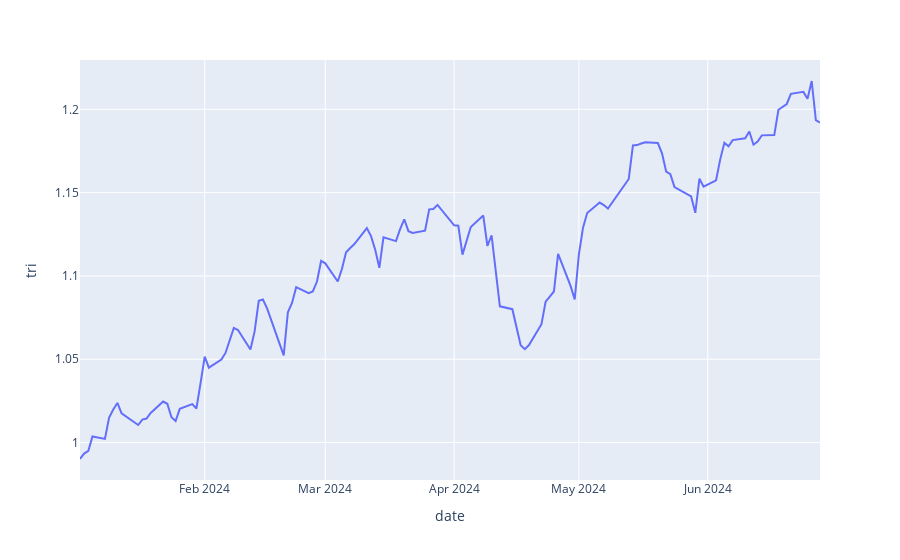

The cell this chart's notebook holds for it:
### Code cell
# create return matrix
df_returns = pd.read_csv('data/returns.csv')
df_returns['date']= pd.to_datetime(df_returns['date']).apply(lambda d: d.date())
df_returns = df_returns[df_returns['date']>=start_test]
df_returns = df_returns.pivot(index='date', columns='security', values='return1')

def plot_payoff(df_buys):

    df = df_buys.copy()

    # Check that we have exactly 10 buys each day (exclude date column from sum)
    numeric_cols = [col for col in df.columns if col != 'date']
    assert (df[numeric_cols].sum(axis=1)==10).sum() == len(df), '---> must have exactly 10 buys each day'

    # matrix of buys
    df_payoff = df[['date']].copy()
    del df['date']
    arr_buys = np.array(df)
    arr_buys = arr_buys*(1/n_buys) # equally weighted

    # return matrix - only get the values, not the index
    arr_ret = df_returns.values  # Use .values to get only the numeric data
    arr_ret = arr_ret + 1

    df_payoff['payoff'] = (arr_buys * arr_ret @ np.ones(len(df_sectors)).reshape((len(df_sectors), 1)))[:, 0]
    df_payoff['tri'] = df_payoff['payoff'].cumprod()

    fig_payoff = px.line(df_payoff, x='date', y='tri')
    fig_payoff.show()

    print(f"---> payoff for these buys between period {df_payoff['date'].min()} and {df_payoff['date'].max()} is {(df_payoff['tri'].values[-1]-1)*100 :.2f}%")

    return df_payoff

df_payoff = plot_payoff(df_buys)

### Figure 1 — Plotly figure (JSON) as saved in the notebook; plotly's stock layout.template omitted (floating-point values rounded to 4 significant figures)
{"data": [{"hovertemplate": "date=%{x}<br>tri=%{y}<extra></extra>", "legendgroup": "", "line": {"color": "#636efa", "dash": "solid"}, "marker": {"symbol": "circle"}, "mode": "lines", "name": "", "orientation": "v", "showlegend": false, "type": "scatter", "x": ["2024-01-02", "2024-01-03", "2024-01-04", "2024-01-05", "2024-01-08", "2024-01-09", "2024-01-10", "2024-01-11", "2024-01-12", "2024-01-16", "2024-01-17", "2024-01-18", "2024-01-19", "2024-01-22", "2024-01-23", "2024-01-24", "2024-01-25", "2024-01-26", "2024-01-29", "2024-01-30", "2024-01-31", "2024-02-01", "2024-02-02", "2024-02-05", "2024-02-06", "2024-02-07", "2024-02-08", "2024-02-09", "2024-02-12", "2024-02-13", "2024-02-14", "2024-02-15", "2024-02-16", "2024-02-20", "2024-02-21", "2024-02-22", "2024-02-23", "2024-02-26", "2024-02-27", "2024-02-28", "2024-02-29", "2024-03-01", "2024-03-04", "2024-03-05", "2024-03-06", "2024-03-07", "2024-03-08", "2024-03-11", "2024-03-12", "2024-03-13", "2024-03-14", "2024-03-15", "2024-03-18", "2024-03-19", "2024-03-20", "2024-03-21", "2024-03-22", "2024-03-25", "2024-03-26", "2024-03-27", "2024-03-28", "2024-04-01", "2024-04-02", "2024-04-03", "2024-04-04", "2024-04-05", "2024-04-08", "2024-04-09", "2024-04-10", "2024-04-11", "2024-04-12", "2024-04-15", "2024-04-16", "2024-04-17", "2024-04-18", "2024-04-19", "2024-04-22", "2024-04-23", "2024-04-24", "2024-04-25", "2024-04-26", "2024-04-29", "2024-04-30", "2024-05-01", "2024-05-02", "2024-05-03", "2024-05-06", "2024-05-07", "2024-05-08", "2024-05-09", "2024-05-10", "2024-05-13", "2024-05-14", "2024-05-15", "2024-05-16", "2024-05-17", "2024-05-20", "2024-05-21", "2024-05-22", "2024-05-23", "2024-05-24", "2024-05-28", "2024-05-29", "2024-05-30", "2024-05-31", "2024-06-03", "2024-06-04", "2024-06-05", "2024-06-06", "2024-06-07", "2024-06-10", "2024-06-11", "2024-06-12", "2024-06-13", "2024-06-14", "2024-06-17", "2024-06-18", "2024-06-20", "2024-06-21", "2024-06-24", "2024-06-25", "2024-06-26", "2024-06-27", "2024-06-28"], "xaxis": "x", "y": [0.9901, 0.9934, 0.995, 1.004, 1.002, 1.015, 1.02, 1.024, 1.018, 1.011, 1.014, 1.014, 1.018, 1.025, 1.023, 1.015, 1.013, 1.02, 1.023, 1.02, 1.036, 1.052, 1.045, 1.05, 1.054, 1.061, 1.069, 1.068, 1.056, 1.067, 1.085, 1.086, 1.081, 1.052, 1.078, 1.084, 1.093, 1.09, 1.091, 1.097, 1.109, 1.108, 1.097, 1.104, 1.114, 1.117, 1.119, 1.129, 1.124, 1.116, 1.105, 1.123, 1.121, 1.128, 1.134, 1.127, 1.126, 1.127, 1.14, 1.14, 1.143, 1.13, 1.13, 1.113, 1.121, 1.129, 1.136, 1.118, 1.124, 1.104, 1.082, 1.08, 1.069, 1.058, 1.056, 1.059, 1.071, 1.085, 1.088, 1.091, 1.113, 1.094, 1.086, 1.113, 1.129, 1.138, 1.144, 1.143, 1.14, 1.144, 1.148, 1.158, 1.178, 1.179, 1.18, 1.18, 1.18, 1.174, 1.163, 1.161, 1.153, 1.148, 1.138, 1.158, 1.154, 1.157, 1.17, 1.18, 1.178, 1.182, 1.183, 1.187, 1.179, 1.181, 1.184, 1.185, 1.2, 1.203, 1.209, 1.21, 1.206, 1.217, 1.194, 1.192], "yaxis": "y"}], "layout": {"legend": {"tracegroupgap": 0}, "margin": {"t": 60}, "xaxis": {"anchor": "y", "domain": [0, 1], "title": {"text": "date"}}, "yaxis": {"anchor": "x", "domain": [0, 1], "title": {"text": "tri"}}}}
